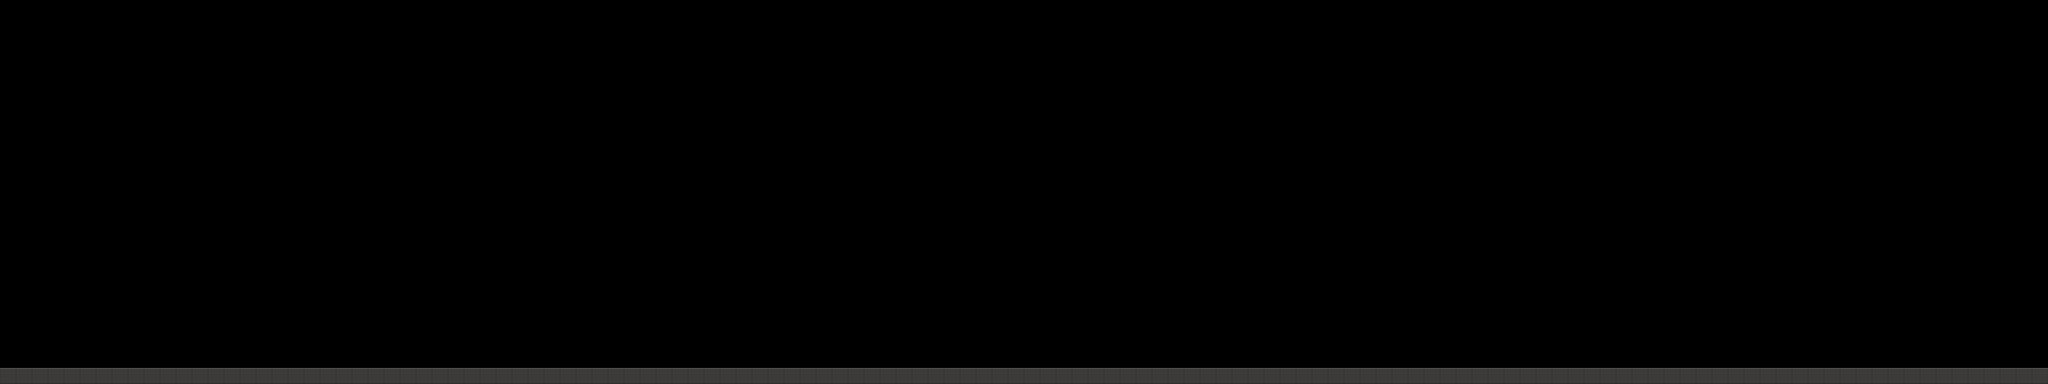

Below is a game level as drawn by its tile map, then a one-line description and the .tmx that defines it (tile-layer data replaced by summaries):
An orthogonal 128x24 tile map with 32x32 px tiles, 1 tile layer (Tile Layer 1), 5 hidden layers not drawn, 7 tilesets and 22 objects (10x Coin, 4x Obstacle, 3x Barrier, 2x Shooter, Portal, ...).

<map version="1.5" tiledversion="1.7.2" orientation="orthogonal" renderorder="right-down" width="128" height="24" tilewidth="32" tileheight="32" infinite="0" nextlayerid="11" nextobjectid="99">
 <tileset firstgid="1" name="ground" tilewidth="32" tileheight="32" tilecount="1" columns="1">
  <image source="Tile Office 32x32.png" width="32" height="32" />
 </tileset>
 <tileset firstgid="2" name="siderunner lamp 3 313x201" tilewidth="303" tileheight="201" tilecount="0" columns="1">
  <image source="siderunner lamp 3 313x201.png" width="313" height="201" />
 </tileset>
 <tileset firstgid="2" name="siderunner lamp 106x320" tilewidth="100" tileheight="300" tilecount="0" columns="1">
  <image source="siderunner lamp 106x320.png" width="108" height="320" />
 </tileset>
 <tileset firstgid="2" name="chair" tilewidth="215" tileheight="280" tilecount="1" columns="1">
  <image source="siderunner table411x536 .png" width="215" height="280" />
 </tileset>
 <tileset firstgid="3" name="siderunner lamp 2 331x 280" tilewidth="331" tileheight="138" tilecount="0" columns="1">
  <image source="siderunner lamp 2 331x 280.png" width="331" height="138" />
 </tileset>
 <tileset firstgid="3" name="siderunner wall 1" tilewidth="82" tileheight="240" tilecount="0" columns="1">
  <image source="siderunner wall 1.png" width="82" height="240" />
 </tileset>
 <tileset firstgid="3" name="siderunner cannon parts city 320x300" tilewidth="320" tileheight="300" tilecount="1" columns="1">
  <image source="siderunner cannon parts city 320x300.png" width="320" height="300" />
 </tileset>
 <imagelayer id="10" name="Image Layer 5" visible="0" offsetx="-56" offsety="-758">
  <image source="33siderunner cityparts back.png" width="8640" height="1440" />
 </imagelayer>
 <imagelayer id="8" name="background" visible="0" offsetx="-221.834" offsety="-679.814">
  <image source="11siderunner cityparts front.png" width="8640" height="1440" />
 </imagelayer>
 <imagelayer id="2" name="forground " visible="0" offsetx="-210.582" offsety="2.24021">
  <image source="4Rezizesdsiderunner city foregroundmodern.png" width="9227" height="768" />
 </imagelayer>
 <imagelayer id="7" name="shelf loaded " visible="0" offsetx="2366.67" offsety="493.939">
  <image source="siderunner kast 2.png" width="232" height="179" />
 </imagelayer>
 <imagelayer id="6" name="shelf" visible="0" offsetx="812.121" offsety="493.939">
  <image source="siderunner kast 1 232x179 .png" width="232" height="179" />
 </imagelayer>
 <layer id="1" name="Tile Layer 1" width="128" height="24">
  <data>[3072 cells, 128 non-empty, 1 distinct tile ids]</data>
 </layer>
 <objectgroup id="3" name="Object Layer 1" offsetx="79.3333" offsety="7.33333">
  <object id="3" name="shooter" type="Shooter" x="1379.78" y="505.5" width="176" height="112" />
  <object id="9" name="shooter" type="Shooter" x="2852.77" y="422.697" width="176" height="112" />
  <object id="10" name="portalRestart" type="Portal" x="4038.76" y="95.0303" width="68" height="602">
   <properties>
    <property name="nextLevel" value="forest1" />
   </properties>
  </object>
  <object id="94" name="Player" type="Player" x="38.0909" y="536" width="50" height="200" />
  <object id="95" name="lampVertical" type="Obstacle" x="1794.67" y="0" width="60" height="320">
   <properties>
    <property name="obstacleName" value="lampVertical" />
    <property name="obstacleType" type="int" value="4" />
   </properties>
  </object>
  <object id="96" name="lampHorizontal" type="Obstacle" x="2059.67" y="0" width="340" height="154">
   <properties>
    <property name="obstacleName" value="lampHorizontal" />
    <property name="obstacleType" type="int" value="5" />
   </properties>
  </object>
  <object id="97" name="cityWall" type="Obstacle" x="2197.67" y="569.667" width="72" height="240">
   <properties>
    <property name="obstacleName" value="cityWall" />
    <property name="obstacleType" type="int" value="3" />
   </properties>
  </object>
  <object id="98" name="cityWall" type="Obstacle" x="3124.67" y="0" width="72" height="240">
   <properties>
    <property name="obstacleName" value="cityWall" />
    <property name="obstacleType" type="int" value="3" />
   </properties>
  </object>
 </objectgroup>
 <objectgroup id="4" name="Traps" visible="0" offsetx="-85.3333" offsety="-24.7273">
  <object id="39" name="barrier" type="Barrier" x="1953.84" y="373.417" width="64" height="310" />
  <object id="83" name="barrier" type="Barrier" x="2353.33" y="217.727" width="64" height="310" />
  <object id="84" name="barrier" type="Barrier" x="2763.33" y="367.727" width="64" height="310" />
 </objectgroup>
 <objectgroup id="5" name="Pickup" visible="0">
  <object id="40" name="doubleJump_Pickup" type="DoubleJump" x="3419.3" y="461.863" width="42" height="42" />
  <object id="73" name="coin2" type="Coin" x="1622.64" y="505.53" width="30" height="30">
   <properties>
    <property name="coinType" value="silver" />
   </properties>
  </object>
  <object id="85" name="coin2" type="Coin" x="1153" y="315" width="30" height="30">
   <properties>
    <property name="coinType" value="silver" />
   </properties>
  </object>
  <object id="86" name="coin2" type="Coin" x="1623" y="603" width="30" height="30">
   <properties>
    <property name="coinType" value="silver" />
   </properties>
  </object>
  <object id="87" name="coin2" type="Coin" x="2001" y="439" width="30" height="30">
   <properties>
    <property name="coinType" value="silver" />
   </properties>
  </object>
  <object id="88" name="coin2" type="Coin" x="2155" y="321" width="30" height="30">
   <properties>
    <property name="coinType" value="silver" />
   </properties>
  </object>
  <object id="89" name="coin2" type="Coin" x="2391" y="297" width="30" height="30">
   <properties>
    <property name="coinType" value="silver" />
   </properties>
  </object>
  <object id="90" name="coin2" type="Coin" x="2533" y="355" width="30" height="30">
   <properties>
    <property name="coinType" value="silver" />
   </properties>
  </object>
  <object id="91" name="coin2" type="Coin" x="1151" y="201" width="30" height="30">
   <properties>
    <property name="coinType" value="silver" />
   </properties>
  </object>
  <object id="92" name="coin2" type="Coin" x="1623" y="401" width="30" height="30">
   <properties>
    <property name="coinType" value="silver" />
   </properties>
  </object>
  <object id="93" name="coin2" type="Coin" x="1153" y="423" width="30" height="30">
   <properties>
    <property name="coinType" value="silver" />
   </properties>
  </object>
 </objectgroup>
</map>
